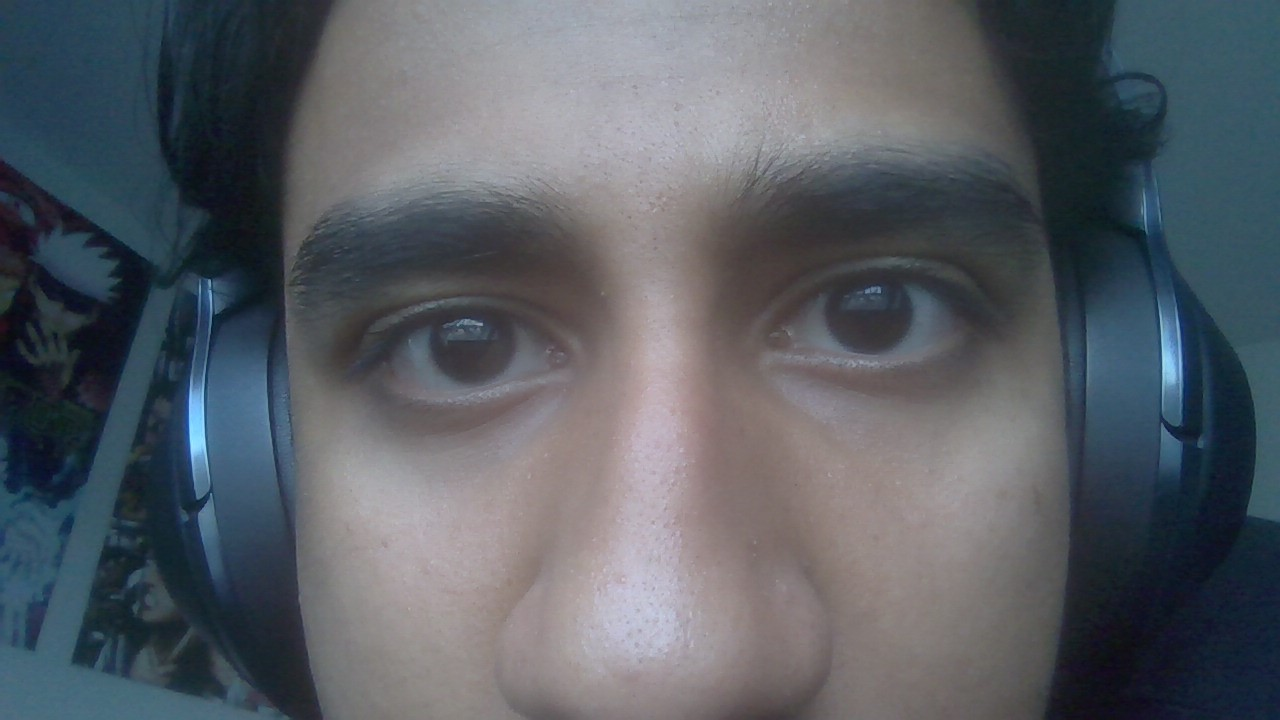
#> input picture iristest.jpg, 1280 x 720 px
$ python image_hash_keygen.py
#> lines starting #> are read from the running program, lines starting #| are printed output that depends on the picture
# === Imports ===
import cv2
import numpy as np
import hashlib
import matplotlib.pyplot as plt


#pre process the image itself
def preprocess_image(image_path, to_gray=True, resize_dim=(128, 128)):
    """Load, optionally convert to grayscale, and resize the image."""
#> called with image_path = 'iristest.jpg', to_gray = True, resize_dim = (128, 128)
    flag = cv2.IMREAD_GRAYSCALE if to_gray else cv2.IMREAD_COLOR
    img = cv2.imread(image_path, flag)
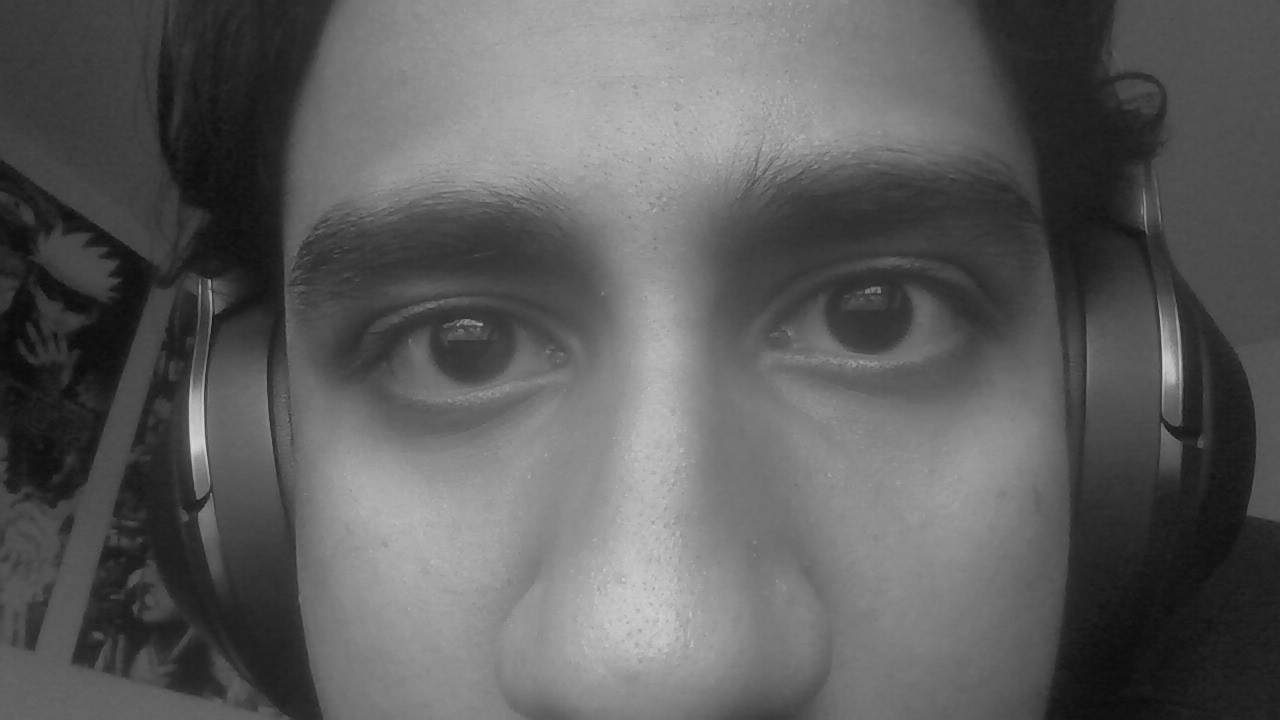
#> img: shape (720, 1280); min 10, max 212, mean 93.2
    if img is None:
        raise ValueError(f"Image not found at path: {image_path}")
    img = cv2.resize(img, resize_dim)
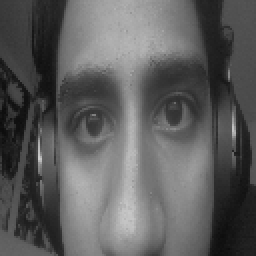
#> img: shape (128, 128) (shown 2 times larger); min 12, max 206, mean 93
    return img

#convert the entire image to a hash value
def image_to_hash(image_path):
    try:
        img = preprocess_image(image_path)
        flattened = img.flatten()
#> flattened = 16384 values, max 206 at index 10131, min 12 at index 7808, mean 93.05
        key_hash = hashlib.sha256(flattened.tobytes()).hexdigest()
        return key_hash
    except Exception as e:
        return f"[!] Error generating hash: {e}"

if __name__ == "__main__":
    image_path = "iristest.jpg"  # Replace with your image path
    key = image_to_hash(image_path)
    print("Generated Key (SHA-256 Hash):", key)
#| Generated Key (SHA-256 Hash): f2c66c0c52564870b56b1bdd08929a742d84ecc1599dd69bc192c7a33f0d8435

$ run again, with bad.jpg copied over iristest.jpg
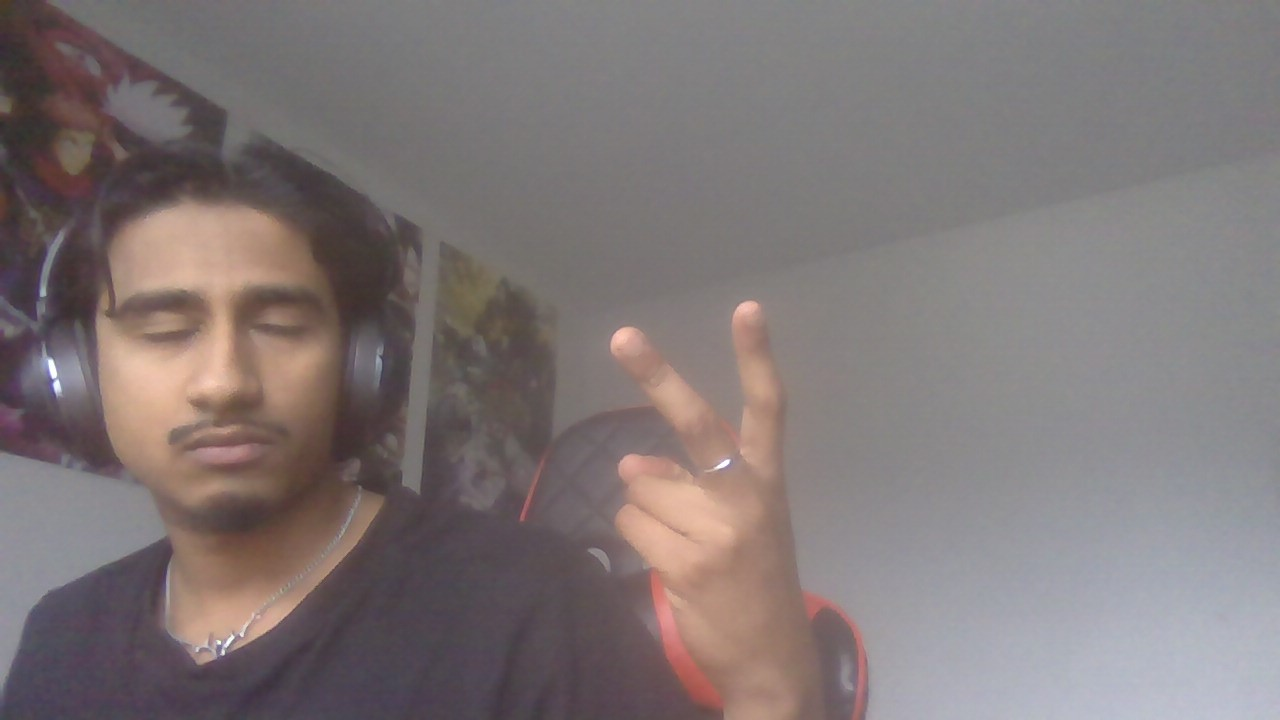
#> input picture bad.jpg, 1280 x 720 px
#> in preprocess_image, `img = cv2.imread(image_path, flag)`:
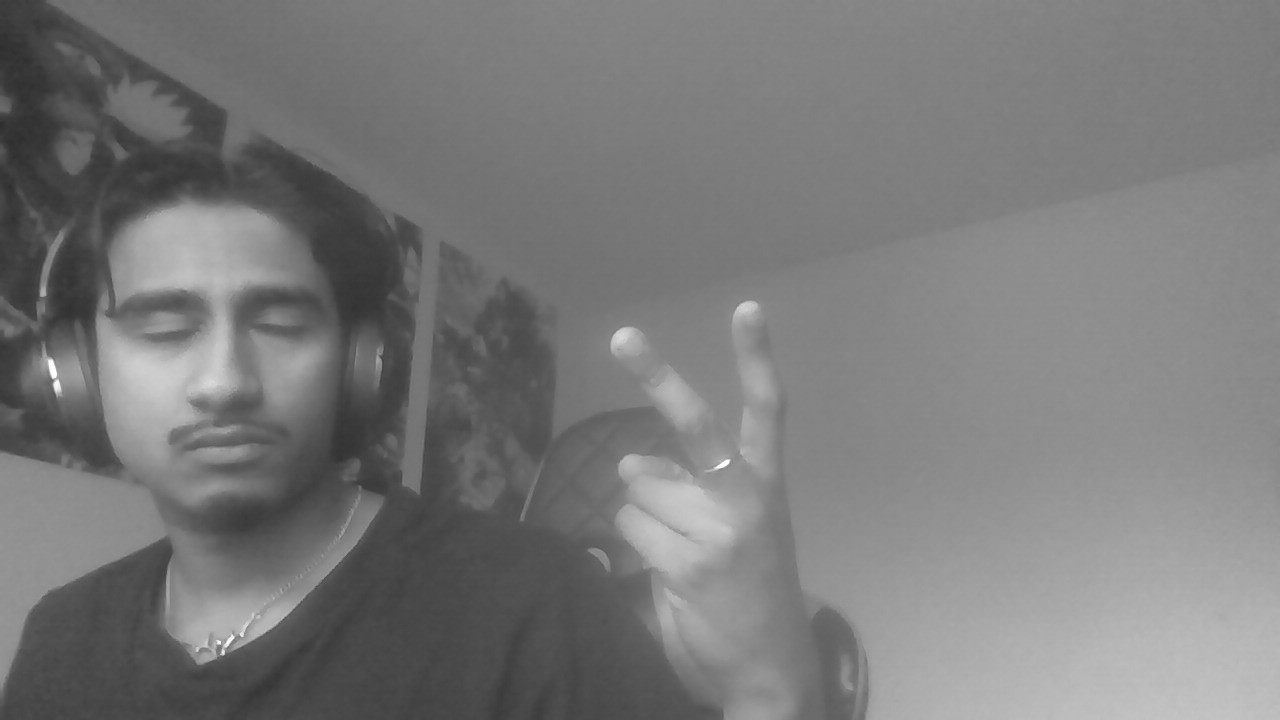
#> img: shape (720, 1280); min 45, max 255, mean 121.6
#> in preprocess_image, `img = cv2.resize(img, resize_dim)`:
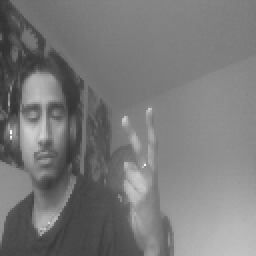
#> img: shape (128, 128) (shown 2 times larger); min 49, max 254, mean 121.5
#> flattened = 16384 values, max 254 at index 8453, min 49 at index 1024, mean 121.5
#| Generated Key (SHA-256 Hash): 652c5a82653793fcd3bae60fef7880ee016326b7d729901df5a2f9798874e61a

$ run again, with ir2.jpg copied over iristest.jpg
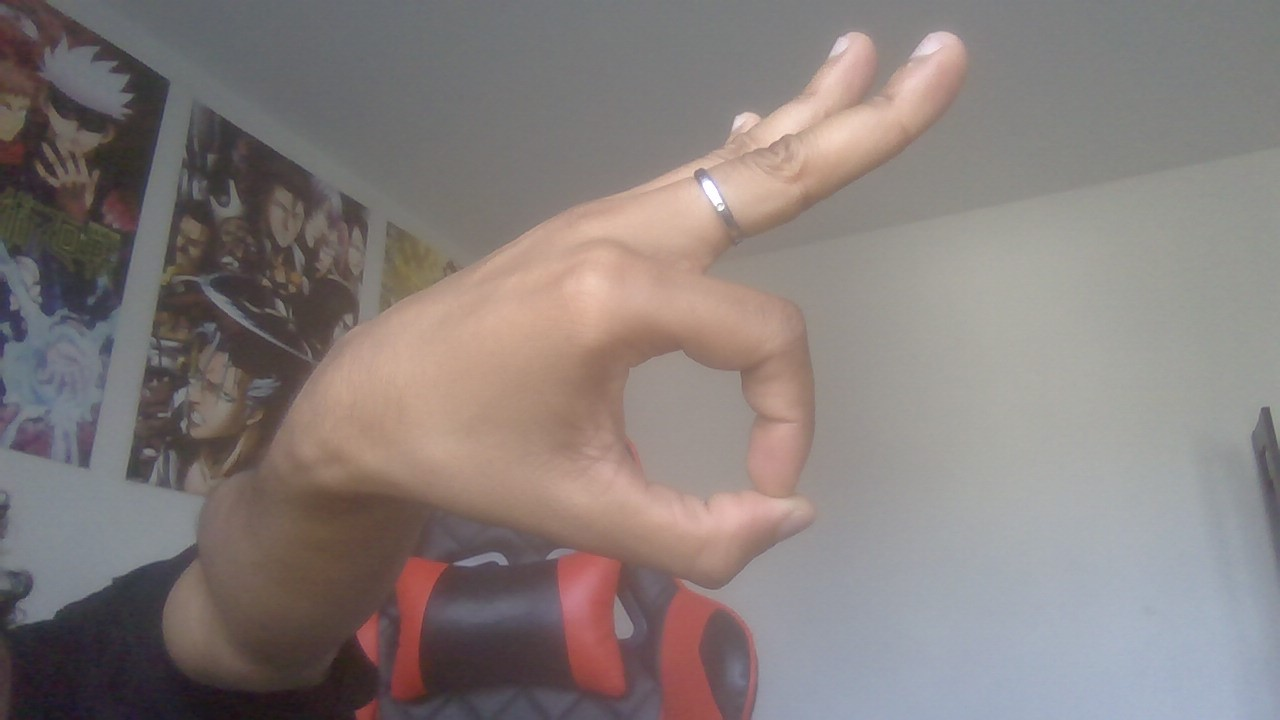
#> input picture ir2.jpg, 1280 x 720 px
#> in preprocess_image, `img = cv2.imread(image_path, flag)`:
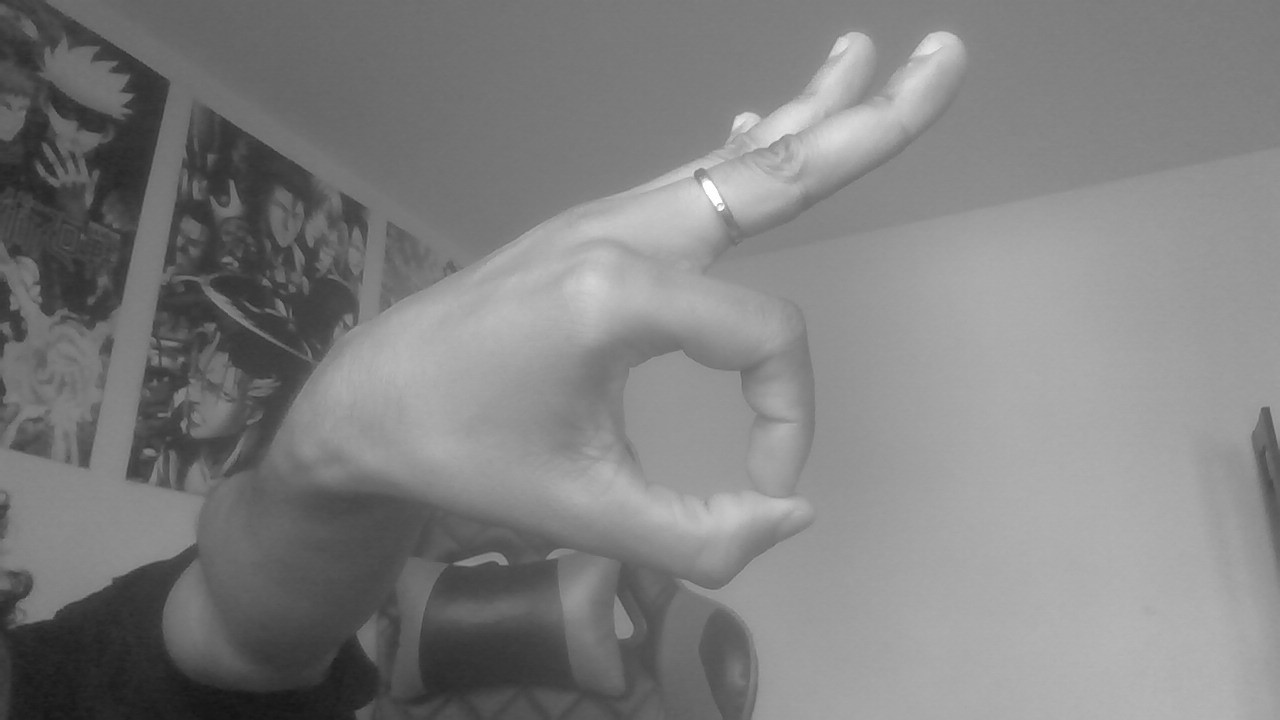
#> img: shape (720, 1280); min 19, max 255, mean 128.3
#> in preprocess_image, `img = cv2.resize(img, resize_dim)`:
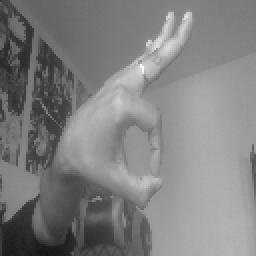
#> img: shape (128, 128) (shown 2 times larger); min 21, max 254, mean 128.2
#> flattened = 16384 values, max 254 at index 4295, min 21 at index 16279, mean 128.2
#| Generated Key (SHA-256 Hash): 18957883d4d81eb35e4c0e334f188e095e21566b288bcde2772c816b94b2f244
